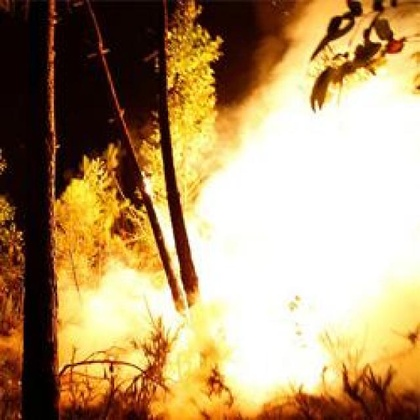
%> input picture D2.jpg, 420 x 420 px, shrunk from 640 x 640 before the run
$ octave CLAHE.m   (GNU Octave 9; MATLAB toolbox functions it lacks are replaced by stand-ins)
%> lines starting %> are read from the running program, lines starting %| are printed output that depends on the picture
%% Parcial 2-Práctica 1: Algoritmo CLAHE
clear; close;clc;
im=imread('D2.jpg');
%> im is the input picture: size 420x420x3 uint8; mean R, G, B 176.7, 148.9, 107.8
im=0.2989*im(:,:,1) + 0.5870*im(:,:,2) + 0.1140*im(:,:,3);
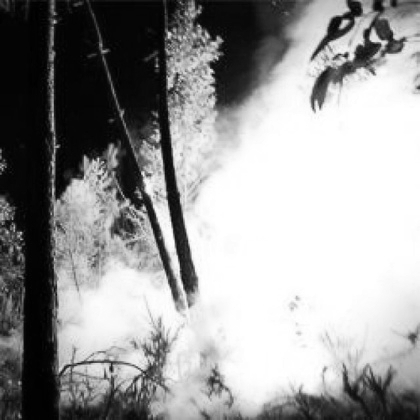
%> im: size 420x420 uint8; min 0, max 255, mean 152.5
figure;imshow(im);

% Dimensiones
[M,N]=size(im);
%> M = 420; N = 420
L=256;

tam1=M/2;
%> tam1 = 210
tam2=N/2;
%> tam2 = 210

Parte1=im(1:tam1, 1:tam2);
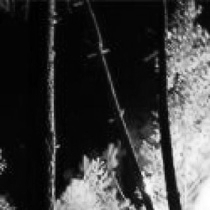
%> Parte1: size 210x210 uint8; min 0, max 255, mean 59.2
Parte2=im(tam1+1:M, 1:tam2);
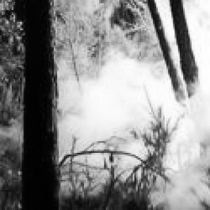
%> Parte2: size 210x210 uint8; min 0, max 255, mean 140
Parte3=im(1:tam1, tam2+1:N);
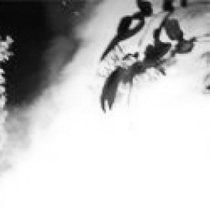
%> Parte3: size 210x210 uint8; min 4, max 255, mean 190.3
Parte4=im(tam1+1:M, tam2+1:N);
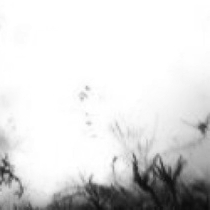
%> Parte4: size 210x210 uint8; min 10, max 255, mean 220.5

% Histogramas
[nk1,rk1]=imhist(Parte1);
%> nk1 = 256 values, max 5384 at index 7, min 11 at index 250, mean 172.3; rk1 = 256 values from 0 to 255
[nk2,rk2]=imhist(Parte2);
%> nk2 = 256 values, max 1423 at index 3, min 32 at index 1, mean 172.3; rk2 = 256 values from 0 to 255
[nk3,rk3]=imhist(Parte3);
%> nk3 = 256 values, max 15922 at index 256, min 0 at index 1, mean 172.3; rk3 = 256 values from 0 to 255
[nk4,rk4]=imhist(Parte4);
%> nk4 = 256 values, max 18276 at index 256, min 0 at index 1, mean 172.3; rk4 = 256 values from 0 to 255

cliplimit=120;

freqTotal={nk1,nk2,nk3,nk4};
%> freqTotal = 4 items

for i=1:4
    recorrido=freqTotal{i};
    exceso=0;

    for j=1:256
        if recorrido(j)>cliplimit
            exceso=exceso+(recorrido(j)-cliplimit);
            recorrido(j)=cliplimit;
        end
    end

    incremento=floor(exceso/L);
    residuo=mod(exceso,L);

    recorrido=recorrido+incremento;

    for j=1:residuo
        recorrido(j)=recorrido(j)+1;
    end

    freqTotal{i}=recorrido;
end
%> this loop made 4 passes
%> (incremento, residuo) on passes 1 to 4: (94, 115), (61, 235), (91, 252), (114, 147)
%> after the loop, recorrido = 256 values, max 234 at index 220, min 115 at index 1, mean 172.3

freq1a=freqTotal{1};
%> freq1a = 256 values, max 215 at index 2, min 105 at index 250, mean 172.3
freq2a=freqTotal{2};
%> freq2a = 256 values, max 182 at index 2, min 94 at index 1, mean 172.3
freq3a=freqTotal{3};
%> freq3a = 256 values, max 212 at index 10, min 92 at index 1, mean 172.3
freq4a=freqTotal{4};
%> freq4a has the same summary as recorrido

% Totales de pixeles
tot1=sum(freq1a);
%> tot1 = 44100
tot2=sum(freq2a);
%> tot2 = 44100
tot3=sum(freq3a);
%> tot3 = 44100
tot4=sum(freq4a);
%> tot4 = 44100

% --- Cálculo de la Transformación T ---
% probabilidad (pk) y la suma acumulada (sk)
pk1 = freq1a/tot1;
%> pk1 = 256 values, max 0.00488 at index 2, min 0.00238 at index 250, mean 0.00391
pk2 = freq2a/tot2;
%> pk2 = 256 values, max 0.00413 at index 2, min 0.00213 at index 1, mean 0.00391
pk3 = freq3a/tot3;
%> pk3 = 256 values, max 0.00481 at index 10, min 0.00209 at index 1, mean 0.00391
pk4 = freq4a/tot4;
%> pk4 = 256 values, max 0.00531 at index 220, min 0.00261 at index 1, mean 0.00391

% Ecualización (SUMA acumulada de las probabilidades)
sk1 = cumsum(pk1);
%> sk1 = 256 values from 0.00311 to 1
sk2 = cumsum(pk2);
%> sk2 = 256 values from 0.00213 to 1
sk3 = cumsum(pk3);
%> sk3 = 256 values from 0.00209 to 1
sk4 = cumsum(pk4);
%> sk4 = 256 values from 0.00261 to 1

% Transformación T (suma acumulada por L-1 y se redondea)
for i=1:L
    T1(i) = round((L-1) * sk1(i));
    T2(i) = round((L-1) * sk2(i));
    T3(i) = round((L-1) * sk3(i));
    T4(i) = round((L-1) * sk4(i));
end
%> after the loop, T1 = 256 values from 1 to 255; T2 = 256 values from 1 to 255; T3 = 256 values from 1 to 255; T4 = 256 values from 1 to 255

% --- Mapeo de pixeles (Transformación de la imagen) ---
for i=1:M/2
    for j=1:N/2
        % Imagen 1, parte 1
        rk1_aux = Parte1(i,j);
        im1_res(i,j) = T1(rk1_aux + 1);

        % Imagen 1, parte 2
        rk2_aux = Parte2(i,j);
        im2_res(i,j) = T2(rk2_aux + 1);

        % Imagen 1, parte 3
        rk3_aux = Parte3(i,j);
        im3_res(i,j) = T3(rk3_aux + 1);

        % Imagen 1, parte 4
        rk4_aux = Parte4(i,j);
        im4_res(i,j) = T4(rk4_aux + 1);
    end
end

im1_res=uint8(im1_res);
%> im1_res: size 210x210 uint8
im2_res=uint8(im2_res);
%> im2_res: size 210x210 uint8
im3_res=uint8(im3_res);
%> im3_res: size 210x210 uint8
im4_res=uint8(im4_res);
%> im4_res: size 210x210 uint8

% --- Interpolación bilineal usando las 4 transformaciones ---
for i=1:M
    for j=1:N
        valor=double(im(i,j))+1;

        x=(j-1)/(N-1);
        y=(i-1)/(M-1);

        v1=double(T1(valor));
        v2=double(T2(valor));
        v3=double(T3(valor));
        v4=double(T4(valor));

        superior=(1-x)*v1 + x*v3;
        inferior=(1-x)*v2 + x*v4;

        Im_final(i,j)=(1-y)*superior + y*inferior;
    end
end

Im_final=uint8(Im_final);
%> Im_final: size 420x420 uint8

figure;
subplot(2,2,1),imshow(im1_res),title('Parte 1');
subplot(2,2,2),imshow(im3_res),title('Parte 3');
subplot(2,2,3),imshow(im2_res),title('Parte 2');
subplot(2,2,4),imshow(im4_res),title('Parte 4');

figure;
imshow(Im_final);
title('Resultado final con interpolación');

Img = uint8(Im_final);
imwrite(Img, 'D2_CLAHE.jpg');

$ run again, with D1.jpg copied over D2.jpg
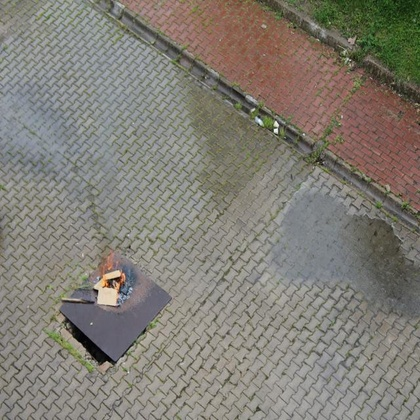
%> input picture D1.jpg, 420 x 420 px, shrunk from 640 x 640 before the run
%> im is the input picture: size 420x420x3 uint8; mean R, G, B 129.6, 125.8, 117
%> im: size 420x420 uint8
%> nk1 = 256 values, max 1172 at index 152, min 0 at index 1, mean 172.3; rk1 = 256 values from 0 to 255
%> nk2 = 256 values, max 1345 at index 148, min 0 at index 226, mean 172.3; rk2 = 256 values from 0 to 255
%> nk3 = 256 values, max 1073 at index 110, min 0 at index 1, mean 172.3; rk3 = 256 values from 0 to 255
%> nk4 = 256 values, max 1327 at index 158, min 0 at index 1, mean 172.3; rk4 = 256 values from 0 to 255
%> freqTotal = 4 items
%> the loop `for i=1:4` made 4 passes
%> (incremento, residuo) on passes 1 to 4: (133, 204), (124, 166), (117, 26), (124, 216)
%> after the loop `for i=1:4`: recorrido = 256 values, max 245 at index 77, min 124 at index 217, mean 172.3
%> freq1a = 256 values, max 254 at index 101, min 133 at index 205, mean 172.3
%> freq2a = 256 values, max 245 at index 94, min 124 at index 226, mean 172.3
%> freq3a = 256 values, max 237 at index 51, min 117 at index 194, mean 172.3
%> freq4a has the same summary as recorrido
%> tot1 = 44100
%> pk1 = 256 values, max 0.00576 at index 101, min 0.00302 at index 205, mean 0.00391
%> pk2 = 256 values, max 0.00556 at index 94, min 0.00281 at index 226, mean 0.00391
%> pk3 = 256 values, max 0.00537 at index 51, min 0.00265 at index 194, mean 0.00391
%> pk4 = 256 values, max 0.00556 at index 77, min 0.00281 at index 217, mean 0.00391
%> sk1 = 256 values from 0.00304 to 1
%> sk2 = 256 values from 0.00288 to 1
%> sk3 = 256 values from 0.00268 to 1
%> sk4 = 256 values from 0.00283 to 1
%> after the loop `for i=1:L`: T1 = 256 values from 1 to 255
%> after the loop `for i=1:M/2`:
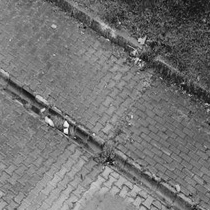
%> im3_res: size 210x210 double; min 10, max 252, mean 115.6
%> after the loop `for i=1:M/2`:
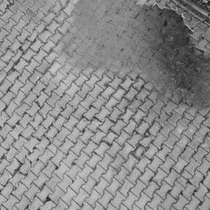
%> im4_res: size 210x210 double; min 30, max 202, mean 139.8
